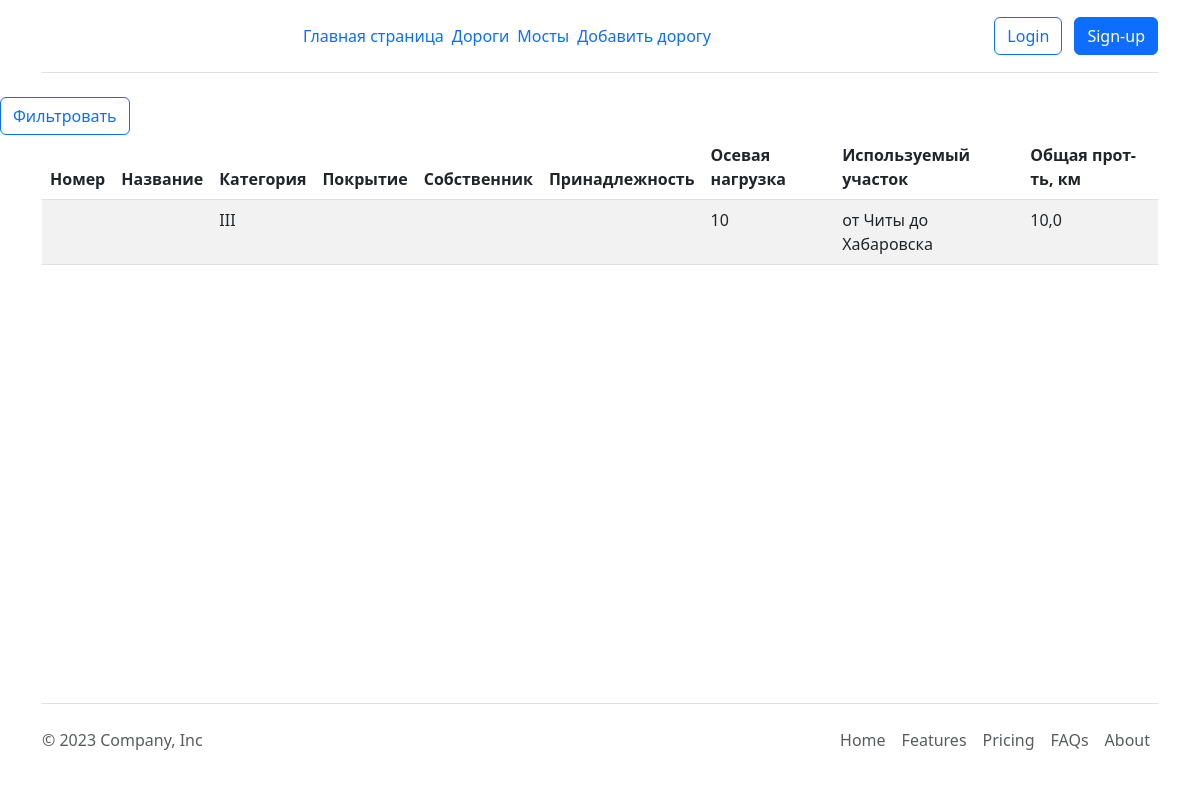
/roads/roadobject/3/, run on the app's committed database.
### roads/models.py (models this page shows, shortened)
class Road(models.Model):
    number = models.CharField(max_length=255, verbose_name = 'Номер', null=True, default=None, blank=True)
    name = models.CharField(max_length=255, verbose_name = 'Наименование', null=True, default=None, blank=True)
    km = models.CharField(max_length=255, verbose_name = 'Километры', null=True, default=None, blank=True)
    category = models.CharField(max_length=255, verbose_name = 'Категория', null=True, default=None, blank=True)
    owner = models.CharField(max_length=255, verbose_name = 'Собственник', null=True, default=None, blank=True)
    znachenie = models.ForeignKey('Znachenie', on_delete=models.SET_NULL, verbose_name = 'Значение', null=True, blank=True)
    osevaya_nagruzka = models.CharField(max_length=255, verbose_name = 'Осевая нагрузка', null=True, default=None, blank=True)
    start_uchastka = models.CharField(max_length=255, verbose_name = 'от', null=True, default=None, blank=True)
    end_uchastka = models.CharField(max_length=255, verbose_name = 'до', null=True, default=None, blank=True)
    full_lenght = models.FloatField(verbose_name = 'Протяженность', null=True, default=None, blank=True)
    etap_proekta = models.ManyToManyField('ObjectEtap', verbose_name = 'Этапы', related_name='etap_names', null=True, default=None)
    class Meta:
        verbose_name = 'Дорога'
        verbose_name_plural = 'Дороги'

### roads/views.py (the view)
# urls.py: path('roadobject/<int:obj_id>/', RoadListObject.as_view(), name='roadobjectlist'),
class RoadListObject(ListView):
    model = Road
    template_name = 'roads/list_roads.html'
    context_object_name = 'roads'
    def get_queryset(self):
        return Road.objects.filter(etap_proekta__object_name__id=self.kwargs['obj_id'])

### roads/templates/roads/list_roads.html (shortened to what this page needs)
{% extends 'roads/base.html' %}
{% block content %}
<form action="{% url 'filterlistroads' %}" method="get">
    <button type="submit" class="btn btn-outline-primary me-1">Фильтровать</button>
</form>
<div class="container">
    <table class="table table-striped">
        <thead class="thead-dark">
            <tr>
                <th scope="col">Номер</th>
                <th scope="col">Название</th>
                <th scope="col">Категория</th>
                <th scope="col">Покрытие</th>
                <th scope="col">Собственник</th>
                <th scope="col">Принадлежность</th>
                <th scope="col">Осевая нагрузка</th>
                <th scope="col">Используемый участок</th>
                <th scope="col">Общая прот-ть, км</th>
            </tr>
        </thead>
        <tbody>
            {% for r in roads %}
            <tr>
                {% if r.subnumber %}
                <td>{{ r.number.number }}.{{ r.subnumber }}</td>
                {% else %}
                <td>{{ r.number.number }}</td>
                {% endif %}
                {% if r.km %}
                <td>{{ r.number.name }}<br> {{ r.km }}</td>
                {% else %}
                <td>{{ r.number.name }}</td>
                {% endif %}
                <td>{{ r.category }}</td>
                <td></td>
                <td>{{ r.number.owner }}</td>
                <td>{{ r.number.znachenie }}</td>
                <td>{{ r.osevaya_nagruzka }}</td>
                <td>от {{ r.start_uchastka }} до {{ r.end_uchastka }}</td>
                <td>{{ r.full_lenght }}</td>
            </tr>
            {% endfor %}
        </tbody>
    </table>
</div>
{% endblock %}

### data on the page
Road: category "III", osevaya_nagruzka "10", start_uchastka "Читы", end_uchastka "Хабаровска", full_lenght "10,0"
